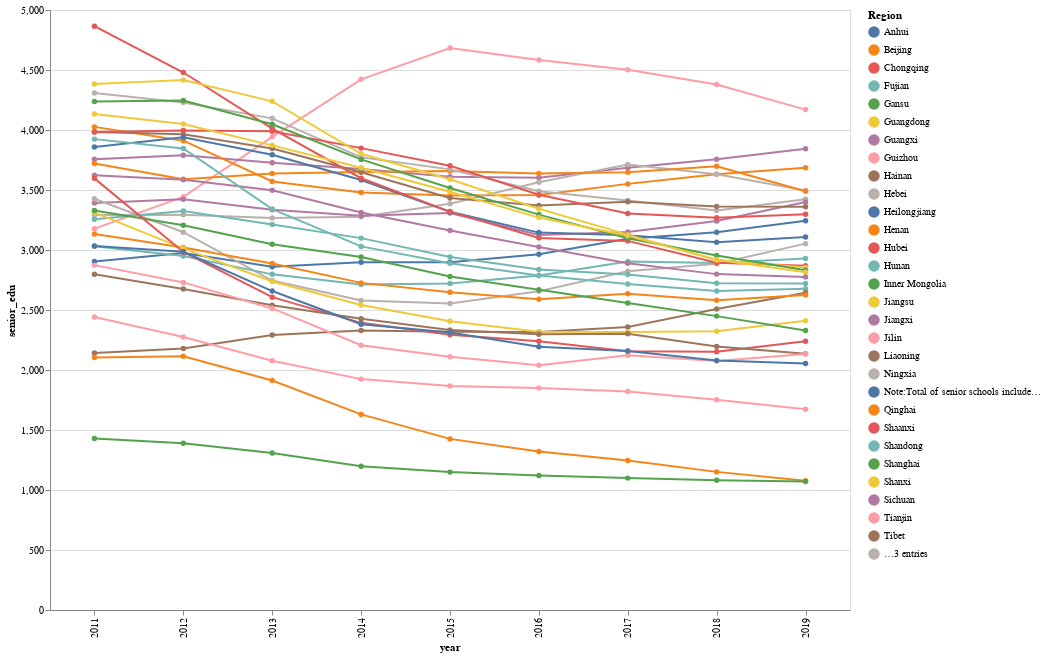

The notebook cell this image was saved under:
### Code cell
alt.Chart(senior_sec_edu_df).mark_line(point=True).encode(
    x=alt.X('year'),
    y='senior_edu',
    color='Region'
).properties(
    width=800,
    height=600
)

### Figure 1 — Vega-Lite specification as saved in the notebook (floating-point values rounded to 4 significant figures; data arrays with more than 128 entries replaced by an {"elided": "..."} marker saying what was removed)
{"config": {"view": {"continuousWidth": 400, "continuousHeight": 300}}, "data": {"name": "data-68a5b7220d2a705c9b04ebed1b01a031"}, "mark": {"type": "line", "point": true}, "encoding": {"color": {"type": "nominal", "field": "Region"}, "x": {"type": "nominal", "field": "year"}, "y": {"type": "quantitative", "field": "senior_edu"}}, "height": 600, "width": 800, "$schema": "https://vega.github.io/schema/vega-lite/v4.8.1.json", "datasets": {"data-68a5b7220d2a705c9b04ebed1b01a031": {"elided": "288 records"}}}
